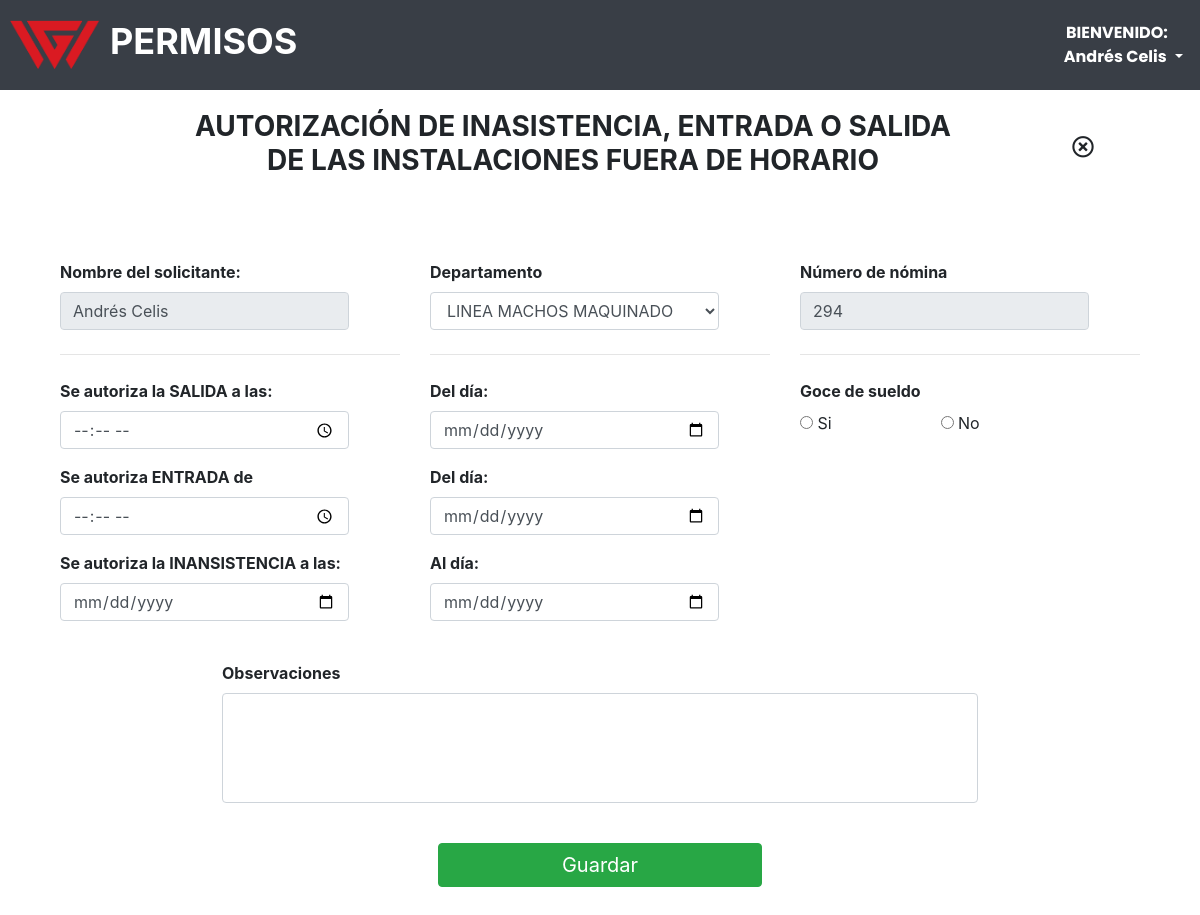
The app's page /views/form_sindicalizado.php (signed in) with its own data.
### tables this page shows
CREATE TABLE `usuarios` (
  `id_user` int(11) NOT NULL,
  `nombre` varchar(150) NOT NULL,
  `apellidos` varchar(150) NOT NULL,
  `num_nomina` int(11) NOT NULL,
  `email` varchar(100) NOT NULL,
  `password` varchar(100) NOT NULL,
  `rol_id` int(2) NOT NULL DEFAULT '3'
);

### views/form_sindicalizado.php (the view, shortened to what this page needs)
<?php
include( '../lib/connect.php' );
?>
<!DOCTYPE html>
<html lang="es">
<head>
    <?php include('../lib/head_links.php'); ?>
</head>
<body>
    <?php include( '../lib/header.php' );
?>
    <div class="contenido_solicitud">
        <div class="top">
            <h1>AUTORIZACIÓN DE INASISTENCIA, ENTRADA O SALIDA<br>
                DE LAS INSTALACIONES FUERA DE HORARIO</h1>
            <a href="home.php" class="btn btn-light btn-lg inicio"><i class="far fa-times-circle"></i></a>
            </div>
        </div>
        <div class="cont_form">
            <form method="post" enctype="multipart/form-data">
                <div class="panel-body">
                    <div class="row">
                        <div class="col-sm-4">
                            <div class="form-group">
                                <label>Nombre del solicitante:</label>
                                <input type="text" name="nombre_solicitante" class="form-control" style="width: 85%; text-transform: capitalize;" value="<?php echo $auser['nombre']." ".$auser['apellidos'];?>" readonly tabindex="-1">
                            </div>
                            <hr class="my-4">
                            <div class="form-group">
                                <label>Se autoriza la SALIDA a las:</label>
                                <input type="time" name="hora_salida" class="form-control" style="width: 85%" tabindex="2">
                            </div>
                            <div class="form-group">
                                <label>Se autoriza ENTRADA de</label>
                                <input type="time" name="hora_entrada" class="form-control" style="width: 85%" tabindex="7">
                            </div>
                            <div class="form-group">
                                <label>Se autoriza la INANSISTENCIA a las:</label>
                                <input type="date" name="inasistencia_del" class="form-control" style="width: 85%" tabindex="9">
                            </div>
                        </div>
                        <div class="col-sm-4">
                            <div class="form-group">
                                <label>Departamento</label>
                                <select class="form-control" name="departamento" required style="width:85%; cursor:pointer;" tabindex="1">
                                    <option value="LINEA MACHOS MAQUINADO">LINEA MACHOS MAQUINADO</option>
                                </select>
                            </div>
                            <hr class="my-4">
                            <div class="form-group">
                                <label>Del día:</label>
                                <input type="date" name="fecha_salida" class="form-control" style="width: 85%" tabindex="3">
                            </div>
                            <div class="form-group">
                                <label>Del día:</label>
                                <input type="date" name="fecha_entrada" class="form-control" style="width: 85%" tabindex="8">
                            </div>
                            <div class="form-group">
                                <label>Al día:</label>
                                <input type="date" name="inasistencia_al" class="form-control" style="width: 85%" tabindex="10">
                            </div>
                        </div>
                        <div class="col-sm-4">
                            <div class="form-group">
                                <label>Número de nómina</label>
                                <input type="number" name="num_nomina" class="form-control" style="width: 85%" value="<?php echo $auser['num_nomina']?>" readonly tabindex="-1">
                            </div>
                            <hr class="my-4">
                            <div class="form-group">
                                <label>Goce de sueldo</label><br>
                                <label class="radio-inline" style='cursor:pointer; width: 40%; font-weight: normal;' tabindex="4">
                                    <input type="radio" name="goce_sueldo" value="Si" required style='cursor:pointer;'> Si
                                </label>
                                <label class="radio-inline" style='cursor:pointer; width: 40%; font-weight: normal;' tabindex="5">
                                    <input type="radio" name="goce_sueldo" value="No" style='cursor:pointer;'> No
                                </label>
                            </div>
                        </div>
                    </div>
                    <br>
                    <div class="row">
                        <div class="col-sm-12">
                            <div class="form-group obs">
                                <label for="txt">Observaciones</label>
                                <textarea name="observaciones" class="form-control" id="txt" rows="4" cols="20" style="resize: none;" tabindex="10"></textarea>
                            </div>
                        </div>
                    </div>
                    <br />
                    <div class="save">
                        <button type="submit" class="btn btn-success btn-block" tabindex="11">Guardar</button>
                    </div>
                </div>
            </form>
        </div>
</body>
</html>

### lib/header.php (shortened to what this page needs)
<!DOCTYPE html>
<html lang="es">
<head><meta charset="gb18030">
</head>
<body>
    <?php
    $email=$conectar->query("SELECT * FROM usuarios WHERE email='".$_SESSION['email']."' OR num_nomina='".$_SESSION['email']."' AND rol_id='".$_SESSION['rol']."'");
    $auser=$email->fetch_assoc();
        echo "<header>";
        echo "<div class='top_head'><img class='img_head' src='../img/icon.png' alt=''><label class='upper_head'> PERMISOS</label></div>";
        echo "<nav>";
        echo '<div class="dropdown">
              <button class="btn btn-secondary dropdown-toggle" type="button" id="dropdownMenuButton" data-toggle="dropdown" aria-haspopup="true" aria-expanded="false" tabindex="-1">
                <span><b>BIENVENIDO:</b></span><br>
                &nbsp;&nbsp;
                <b>'.$auser['nombre']." ". $auser['apellidos'].'</b>
              </button>
              <div class="dropdown-menu dropdown-menu-right" aria-labelledby="dropdownMenuButton">
                <a class="dropdown-item" href="#" data-toggle="modal" data-target="#logout">Cerrar sesión</a>
              </div>
            </div>';
        echo "</nav>";
        echo "</header>";
?>
</body>
</html>

### css/estilos.css (style rules this page uses)
*, *:before, *:after { box-sizing: inherit; margin: 0; padding: 0; }
html { box-sizing: border-box; height: 100%; font-family: "Poppins", sans-serif; }
body { display: flex; flex-direction: column; background: white; min-height: 100%; }
input { outline: none; }
a { text-decoration: none; color: #202020; }
header { background-color: #393e46; height: 90px; width: 100%; color: white; }
.img_head { float: left; width: 90px; height: 66px; margin-right: 10px; }
.top_head { width: 300px; height: 100%; float: left; display: flex; justify-content: flex-start; align-items: center; margin-left: 10px; }
.upper_head { font-size: 36px; font-weight: bold; color: white; }
nav { height: 100%; float: right; margin-right: 5px; color: white; }
nav a, nav button { outline: none; border: none; }
.dropdown-toggle { background-color: transparent; border: none; font-family: 'Poppins'; height: 90px; margin: auto 0 auto 0; }
a:visited, a:focus, a { text-decoration: none; }
.inicio { margin: auto 0 auto auto; outline: none; font-size: 22px; background-color: transparent; border: none; }
.contenido_solicitud { width: 100%; background: #fff; margin-bottom: 35px; }
.top { width: 85%; margin-right: auto; margin-left: auto; margin-top: 20px; display: flex; justify-content: center; align-items: center; }
.top h1 { text-align: center; font-size: 28px; font-weight: bold; width: 95%; }
.cont_form { width: 90%; margin-right: auto; margin-left: auto; margin-top: 40px; margin-bottom: 40px; }
.row label { font-weight: bold; }
.save { width: 30%; display: flex; justify-content: center; margin: 0 auto 0 auto; }
.save button { font-size: 20px; }
.row .obs { width: 70%; margin-left: auto; margin-right: auto; }
textarea { resize: none; }

### records on screen
usuarios: nombre "Andrés", apellidos "Celis", nombre_solicitante "Andrés Celis", num_nomina "294"
